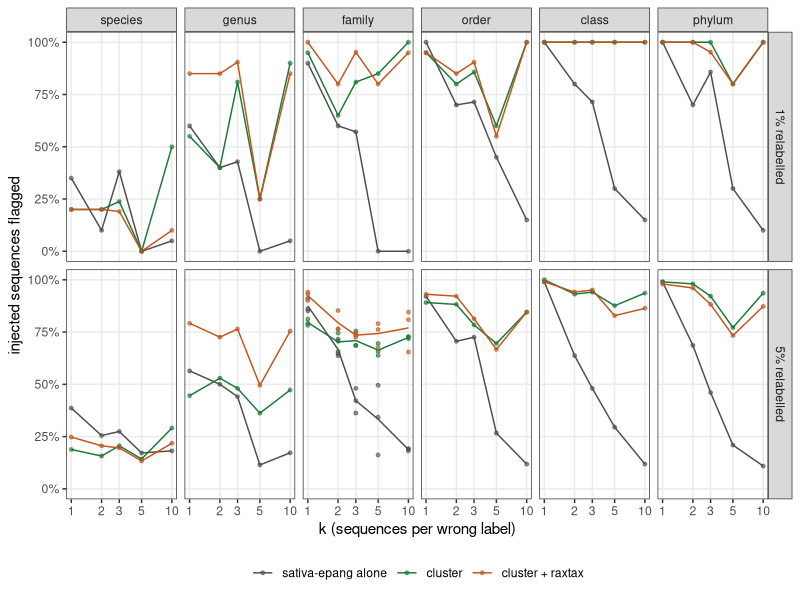
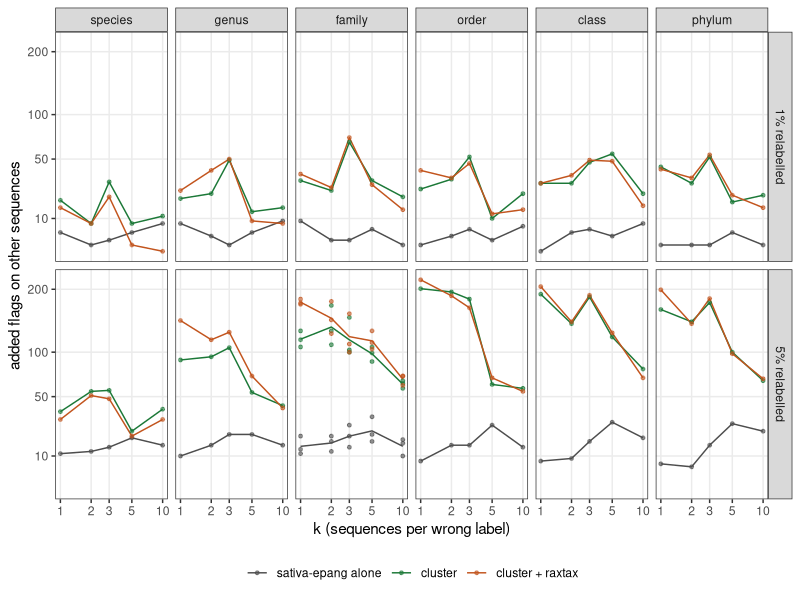
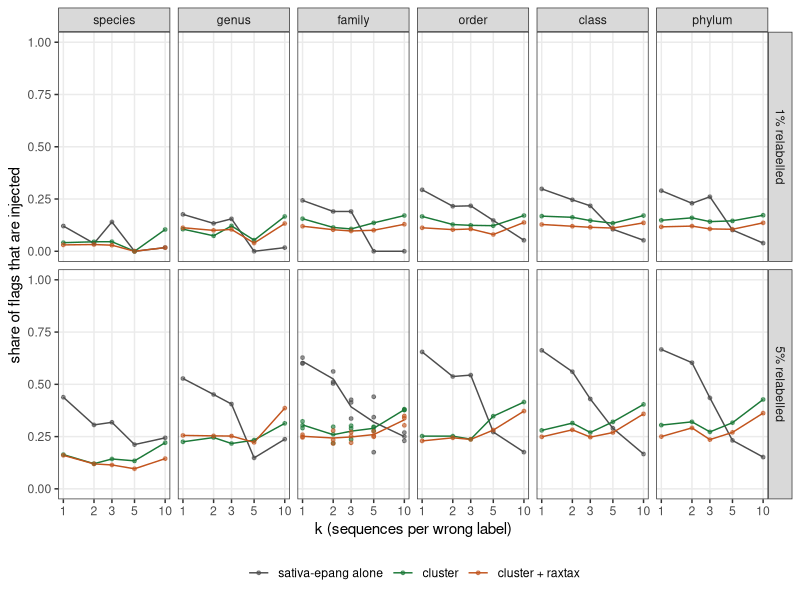
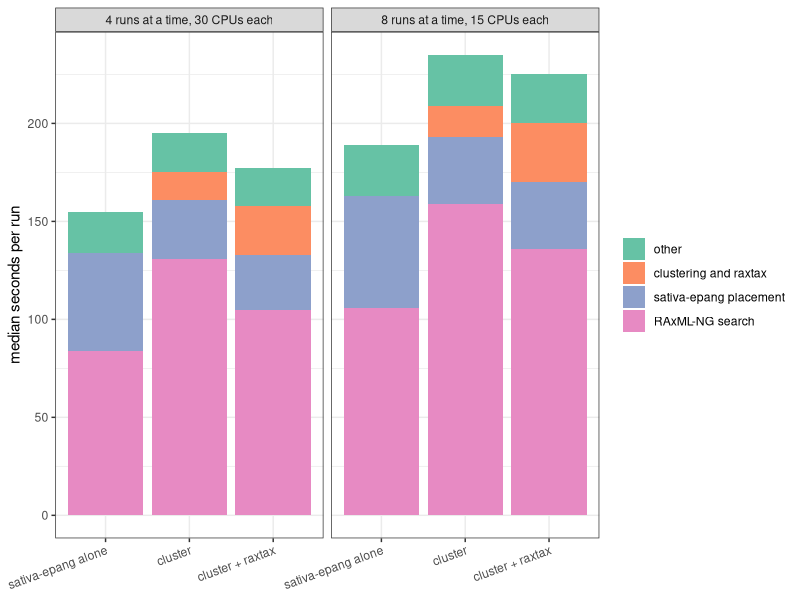

R code for these plots, in order:
## ---- chunk 1
#| label: setup
#| echo: false

knitr::opts_chunk$set(echo = TRUE, fig.path='figures/mb-', fig.width = 10)
ggplot2::theme_set(ggplot2::theme_bw())
## ---- chunk 2
#| label: libraries
#| message: false
#| include: false

library(dplyr, warn.conflicts = FALSE)
library(ggplot2)
library(knitr)
library(readr)
library(tidyr)
## ---- chunk 3
#| label: tbl-mb-cells
#| tbl-cap: The three setups on MislabelBench cells (family distance, 5%; three cell seeds per k, pipeline seed 42, lwr > 0.9). Median over the cells with the range in brackets. Flagged are injected sequences flagged, cluster-wide; of which sativa-epang counts representatives flagged by sativa-epang; added counts cluster-wide flags on other sequences; injected share is injected flagged over all flags, which include the flags of the un-injected base set.

med <- function(x, digits = 0) if (min(x) == max(x)) as.character(x[1]) else sprintf(paste0("%.", digits, "f (%.", digits, "f-%.", digits, "f)"), median(x), min(x), max(x))

read_tsv("data/mb_cells.tsv", show_col_types = FALSE) %>%
  filter(cell_k > 0, distance == "family", rate == 0.05) %>%
  mutate(setup = factor(setup, c("alone", "cluster", "cluster_raxtax"), c("sativa-epang alone", "cluster", "cluster + raxtax")),
         pct = 100 * flagged_expanded / injected,
         share = flagged_expanded / (flagged_expanded + other_expanded)) %>%
  group_by(setup, k = cell_k) %>%
  summarise(injected = first(injected), flagged = med(flagged_expanded), `flagged %` = med(pct),
            `of which sativa-epang` = med(flagged_sativa), added = med(added_expanded), `injected share` = med(share, 2), .groups = "drop") %>%
  arrange(setup, k) %>%
  kable()
## ---- chunk 4
#| label: mb-data
#| include: false

setup_lv <- c("alone", "cluster", "cluster_raxtax")
setup_lb <- c("sativa-epang alone", "cluster", "cluster + raxtax")
setup_col <- c("sativa-epang alone" = "#4d4d4d", "cluster" = "#1b7837", "cluster + raxtax" = "#c2541d")

cells <- read_tsv("data/mb_cells.tsv", show_col_types = FALSE) %>%
  filter(cell_k > 0) %>%
  mutate(
    setup = factor(setup, setup_lv, setup_lb),
    distance = factor(distance, c("species", "genus", "family", "order", "class", "phylum")),
    rate = factor(rate, c(0.01, 0.05), c("1% relabelled", "5% relabelled")),
    k = cell_k,
    flagged_share = flagged_expanded / injected,
    share = flagged_expanded / (flagged_expanded + other_expanded)
  )

mb_plot <- function(y, ylab, ...) {
  ggplot(cells, aes(k, {{ y }}, colour = setup)) +
    stat_summary(fun = mean, geom = "line") +
    geom_point(alpha = 0.6, size = 1) +
    facet_grid(rate ~ distance) +
    scale_x_continuous(breaks = c(1, 2, 3, 5, 10), trans = "log10") +
    scale_colour_manual(values = setup_col, name = NULL) +
    labs(x = "k (sequences per wrong label)", y = ylab) +
    theme(legend.position = "bottom", panel.grid.minor = element_blank()) +
    ...
}
## ---- chunk 5
#| label: fig-mb-recall
#| fig-cap: "Fraction of injected sequences flagged against k, by distance (columns) and rate (rows). A sequence also counts as flagged if it shares a cluster with a flagged representative. Points are cells; family 5% has three per k, the rest one."
#| fig-height: 5.5

mb_plot(flagged_share, "injected sequences flagged", scale_y_continuous(limits = c(0, 1), labels = scales::percent))
## ---- chunk 6
#| label: fig-mb-added
#| fig-cap: "Flags on sequences that were not injected and not flagged in the same setup's un-injected run, against k. Cluster-wide counts."
#| fig-height: 5.5

mb_plot(added_expanded, "added flags on other sequences", scale_y_continuous(trans = "sqrt", breaks = c(0, 10, 50, 100, 200)))
## ---- chunk 7
#| label: fig-mb-share
#| fig-cap: "Share of all flags that are injected sequences against k. The flags of the un-injected base set count as other flags, which dominate at 1% where only about 20 sequences are injected."
#| fig-height: 5.5

mb_plot(share, "share of flags that are injected", scale_y_continuous(limits = c(0, 1)))
## ---- chunk 8
#| label: fig-mb-runtimes
#| fig-cap: "Median time per stage and run on MislabelBench cells, by setup. Left: four runs at a time (family 5% cells and the base set); right: eight runs at a time."
#| fig-height: 3.5

read_tsv("data/mb_runtimes.tsv", show_col_types = FALSE) %>%
  mutate(setup = factor(setup, setup_lv, setup_lb),
         parallel = factor(parallel, c(4, 8), c("4 runs at a time, 30 CPUs each", "8 runs at a time, 15 CPUs each"))) %>%
  group_by(setup, parallel) %>%
  summarise(across(c(raxml, placement, prefilter, other), median), .groups = "drop") %>%
  pivot_longer(c(raxml, placement, prefilter, other), names_to = "stage", values_to = "seconds") %>%
  mutate(stage = factor(stage, c("other", "prefilter", "placement", "raxml"), c("other", "clustering and raxtax", "sativa-epang placement", "RAxML-NG search"))) %>%
  ggplot(aes(setup, seconds, fill = stage)) +
  geom_col() +
  facet_wrap(~parallel) +
  scale_fill_brewer(palette = "Set2", name = NULL) +
  labs(x = NULL, y = "median seconds per run") +
  theme(axis.text.x = element_text(angle = 20, hjust = 1))
## ---- chunk 9
# vim: sw=2
